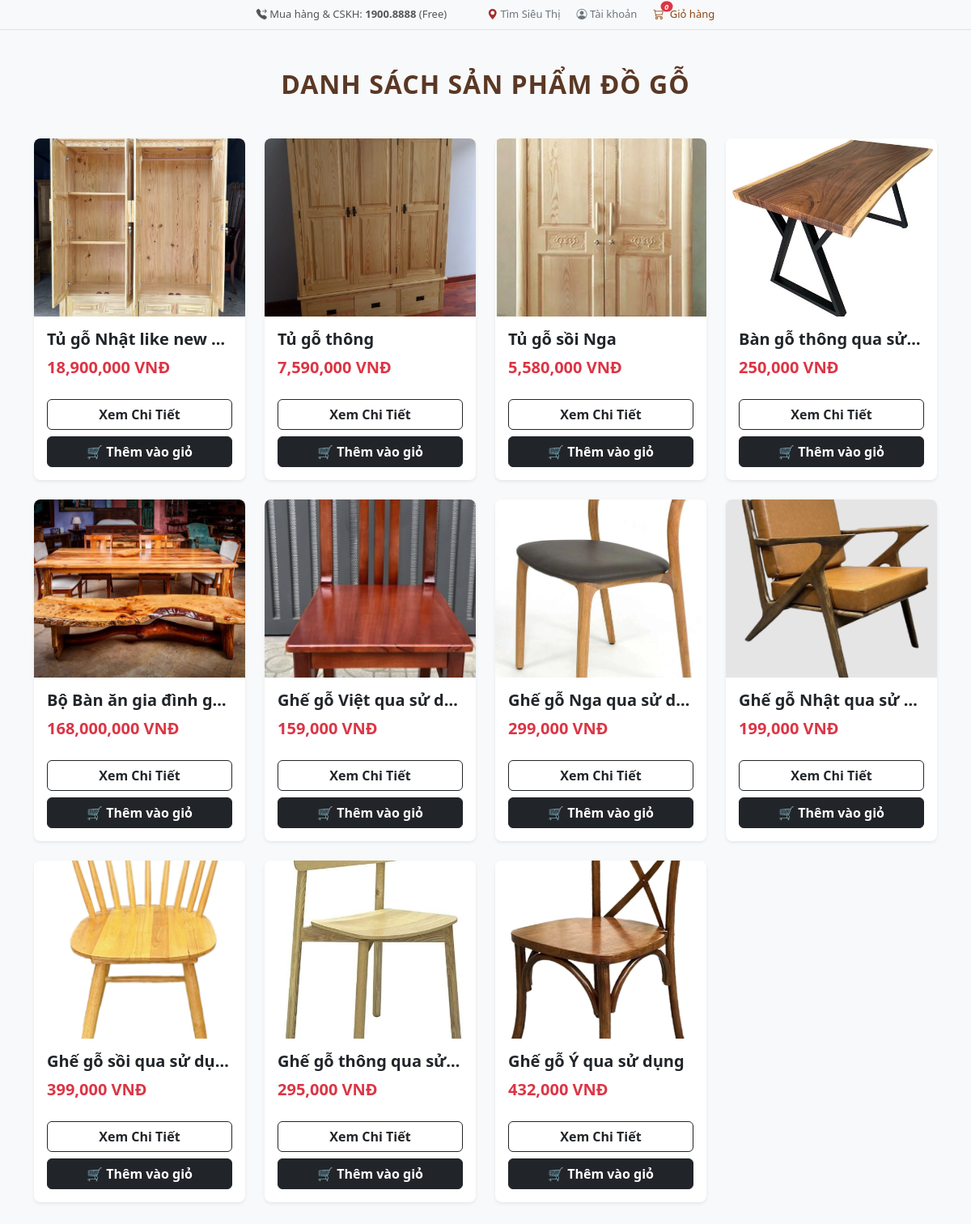
/products.php, run on the app's committed database.
### tables this page shows
CREATE TABLE `products` (
  `id` int(11) NOT NULL,
  `name` varchar(255) NOT NULL,
  `price` int(11) NOT NULL,
  `image` varchar(255) NOT NULL,
  `description` text DEFAULT NULL,
  `created_at` timestamp NOT NULL DEFAULT current_timestamp(),
  `quantity` int(11) DEFAULT 10
);

### products.php (the view, shortened to what this page needs)
<?php
include "config.php";
$sql = "SELECT * FROM products";
$result = mysqli_query($conn, $sql);
?>
<!DOCTYPE html>
<html lang="vi">
<head>
    <link href="https://cdn.jsdelivr.net/npm/bootstrap@5.3.3/dist/css/bootstrap.min.css" rel="stylesheet">
    <link rel="stylesheet" href="https://cdn.jsdelivr.net/npm/bootstrap-icons@1.11.0/font/bootstrap-icons.css">
</head>
<div class="top-banner">
    <div class="banner-content">
        <div class="banner-left">
            <span><i class="bi bi-telephone-forward-fill"></i> Mua hàng & CSKH: <strong>1900.8888</strong> (Free)</span>
        </div>
        <div class="banner-right">
            <a href="find_store.php" class="text-decoration-none banner-link" style="color: #6c757d;">
                <i class="bi bi-geo-alt-fill" style="color: brown"></i> Tìm Siêu Thị
            </a>
            <a href="account.php" class="text-decoration-none banner-link" style="color: #6c757d;">
                <i class="bi bi-person-circle"></i> Tài khoản
            </a>
            <a href="cart.php" class="text-decoration-none banner-link" style="color: #8b4513;">
                <i class="bi bi-cart3 position-relative me-1">
                    <span id="cartCount"
                        class="position-absolute top-0 start-100 translate-middle badge rounded-pill bg-danger"
                        style="font-size: 9px; padding: 2px 5px;">
                        0
                    </span>
                </i>
                Giỏ hàng
            </a>
        </div>
    </div>
</div>
<body class="bg-light">
    <div class="container my-5">
        <h2 class="text-center fw-bold mb-5 text-uppercase" style="color: #5a3825; letter-spacing: 1px;">
            Danh Sách Sản Phẩm Đồ Gỗ
        </h2>
        <div class="row row-cols-1 row-cols-sm-2 row-cols-md-4 g-4">
            <?php while ($row = mysqli_fetch_assoc($result)) { ?>
            <div class="col">
                <div class="card h-100 border-0 shadow-sm rounded-3">
                    <img src="./img/<?= $row["image"] ?>" class="card-img-top product-img rounded-top-3"
                        alt="<?= $row["name"] ?>">
                    <div class="card-body d-flex flex-column justify-content-between p-3">
                        <div>
                            <h5 class="card-title fw-bold text-dark text-truncate mb-2" title="<?= $row["name"] ?>">
                                <?= $row["name"] ?>
                            </h5>
                            <p class="card-text text-danger fw-bold fs-5 mb-3">
                                <?= number_format($row["price"]) ?> VNĐ
                            </p>
                        </div>
                        <a href="product_detail.php" class="btn btn-outline-dark w-100 fw-bold mt-2">
                            Xem Chi Tiết
                        </a>
                        <button
                            onclick="addToCart('<?= $row['name'] ?>', <?= $row['price'] ?>, './img/<?= $row['image'] ?>')"
                            class="btn btn-dark w-100 fw-bold mt-2">
                            🛒 Thêm vào giỏ
                        </button>
                    </div>
                </div>
            </div>
            <?php } ?>
        </div>
    </div>
</body>
</html>

### products.php (style rules this page uses)
.product-img { height: 220px; object-fit: cover; }
.card { transition: transform 0.3s ease, box-shadow 0.3s ease; }
.top-banner { background-color: #f8f9fa; border-bottom: 1px solid #e0e0e0; padding: 8px 0; font-size: 13px; color: #555; position: sticky; top: 0; z-index: 1000; }
.banner-content { max-width: 1200px; margin: 0; display: flex; justify-content: center; align-items: center; padding: 0 15px; gap: 50px; }
.banner-right { display: flex; align-items: center; gap: 20px; }

### data on the page
products: image (picture), name "Tủ gỗ Nhật like new…", price "18,900,000"
products: image (picture), name "Tủ gỗ thông", price "7,590,000"
products: image (picture), name "Tủ gỗ sồi Nga", price "5,580,000"
products: image (picture), name "Bàn gỗ thông qua sử…", price "250,000"
products: image (picture), name "Bộ Bàn ăn gia đình g…", price "168,000,000"
products: image (picture), name "Ghế gỗ Việt qua sử d…", price "159,000"
products: image (picture), name "Ghế gỗ Nga qua sử d…", price "299,000"
products: image (picture), name "Ghế gỗ Nhật qua sử…", price "199,000"
products: image (picture), name "Ghế gỗ sồi qua sử dụ…", price "399,000"
products: image (picture), name "Ghế gỗ thông qua sử…", price "295,000"
products: image (picture), name "Ghế gỗ Ý qua sử dụng", price "432,000"
